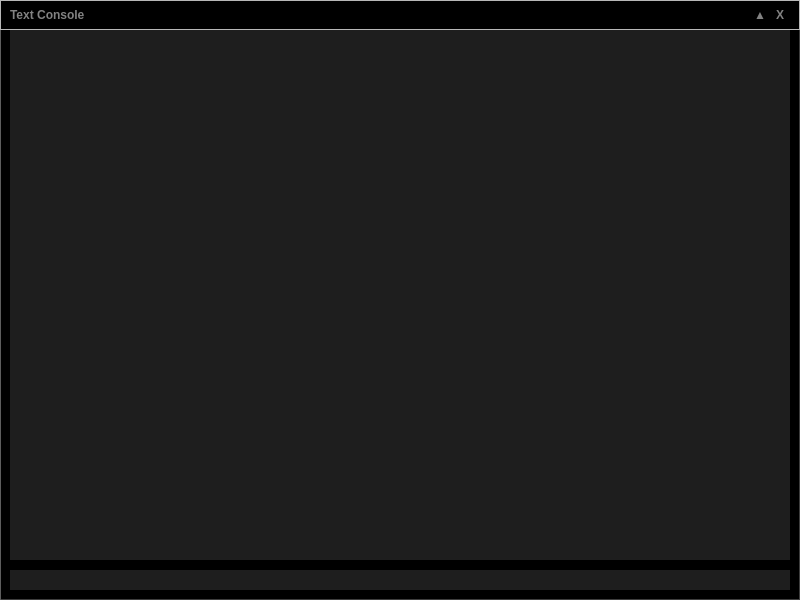
<?xml version="1.0" encoding="UTF-8"?>
<ui version="4.0">
 <class>TextConsoleWindow</class>
 <widget class="QDialog" name="TextConsoleWindow">
  <property name="geometry">
   <rect>
    <x>0</x>
    <y>0</y>
    <width>800</width>
    <height>600</height>
   </rect>
  </property>
  <property name="sizePolicy">
   <sizepolicy hsizetype="Fixed" vsizetype="Fixed">
    <horstretch>0</horstretch>
    <verstretch>0</verstretch>
   </sizepolicy>
  </property>
  <property name="windowTitle">
   <string>Dialog</string>
  </property>
  <property name="windowOpacity">
   <double>1.000000000000000</double>
  </property>
  <property name="styleSheet">
   <string notr="true">QDialog
{
	background-color: #000000;
}

QFrame#frameDialog
{
	background-color: #000000;
	border-style: outset;
	border-width: 1px;
	border-color: #3e3e3e;

}

QPushButton#buttonClose
{
	color: #828282;
	background-color: #000000;
	border-style: none;
	font: bold;
}

QPushButton#buttonClose::hover
{
	color: #ffffff;
	background-color: #000000;
	border-style: none;
	font: bold;
}

QPushButton#buttonMinMax
{
	color: #828282;
	background-color: #000000;
	border-style: none;
	font: bold;
}

QPushButton#buttonMinMax::hover
{
	color: #ffffff;
	background-color: #000000;
	border-style: none;
	font: bold;
}

QLabel#labelTitle
{
	color: #828282;
	font: bold;
}

QTextEdit
{
	color: #ffffff;
	background-color: #1e1e1e;
	border-style: none;
}

QLineEdit
{
	color: #ffffff;
	background-color: #1e1e1e;
	border-style: none;
}</string>
  </property>
  <widget class="QFrame" name="frameDialog">
   <property name="geometry">
    <rect>
     <x>0</x>
     <y>0</y>
     <width>800</width>
     <height>600</height>
    </rect>
   </property>
   <property name="frameShape">
    <enum>QFrame::StyledPanel</enum>
   </property>
   <property name="frameShadow">
    <enum>QFrame::Raised</enum>
   </property>
   <widget class="QLineEdit" name="consoleInput">
    <property name="geometry">
     <rect>
      <x>10</x>
      <y>570</y>
      <width>780</width>
      <height>20</height>
     </rect>
    </property>
   </widget>
   <widget class="QTextEdit" name="consoleDisplay">
    <property name="geometry">
     <rect>
      <x>10</x>
      <y>30</y>
      <width>780</width>
      <height>530</height>
     </rect>
    </property>
   </widget>
   <widget class="QFrame" name="frameTitleBar">
    <property name="geometry">
     <rect>
      <x>0</x>
      <y>0</y>
      <width>800</width>
      <height>30</height>
     </rect>
    </property>
    <property name="frameShape">
     <enum>QFrame::StyledPanel</enum>
    </property>
    <property name="frameShadow">
     <enum>QFrame::Raised</enum>
    </property>
    <widget class="QLabel" name="labelTitle">
     <property name="geometry">
      <rect>
       <x>10</x>
       <y>0</y>
       <width>100</width>
       <height>30</height>
      </rect>
     </property>
     <property name="text">
      <string>Text Console</string>
     </property>
    </widget>
    <widget class="QPushButton" name="buttonMinMax">
     <property name="geometry">
      <rect>
       <x>750</x>
       <y>5</y>
       <width>20</width>
       <height>20</height>
      </rect>
     </property>
     <property name="sizePolicy">
      <sizepolicy hsizetype="Fixed" vsizetype="Fixed">
       <horstretch>20</horstretch>
       <verstretch>20</verstretch>
      </sizepolicy>
     </property>
     <property name="minimumSize">
      <size>
       <width>20</width>
       <height>20</height>
      </size>
     </property>
     <property name="baseSize">
      <size>
       <width>0</width>
       <height>0</height>
      </size>
     </property>
     <property name="focusPolicy">
      <enum>Qt::NoFocus</enum>
     </property>
     <property name="text">
      <string>▲</string>
     </property>
    </widget>
    <widget class="QPushButton" name="buttonClose">
     <property name="geometry">
      <rect>
       <x>770</x>
       <y>5</y>
       <width>20</width>
       <height>20</height>
      </rect>
     </property>
     <property name="sizePolicy">
      <sizepolicy hsizetype="Fixed" vsizetype="Fixed">
       <horstretch>20</horstretch>
       <verstretch>20</verstretch>
      </sizepolicy>
     </property>
     <property name="minimumSize">
      <size>
       <width>20</width>
       <height>20</height>
      </size>
     </property>
     <property name="baseSize">
      <size>
       <width>0</width>
       <height>0</height>
      </size>
     </property>
     <property name="focusPolicy">
      <enum>Qt::NoFocus</enum>
     </property>
     <property name="text">
      <string>X</string>
     </property>
    </widget>
   </widget>
  </widget>
 </widget>
 <resources/>
 <connections/>
</ui>
